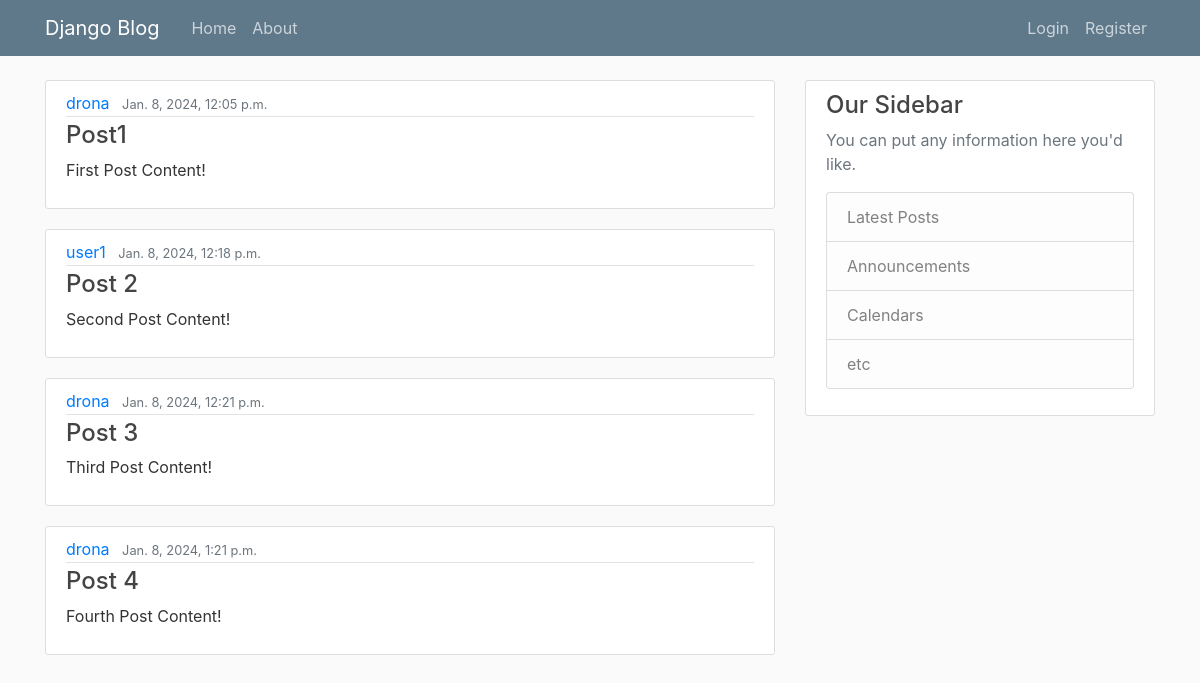
Before: / with the older database file.
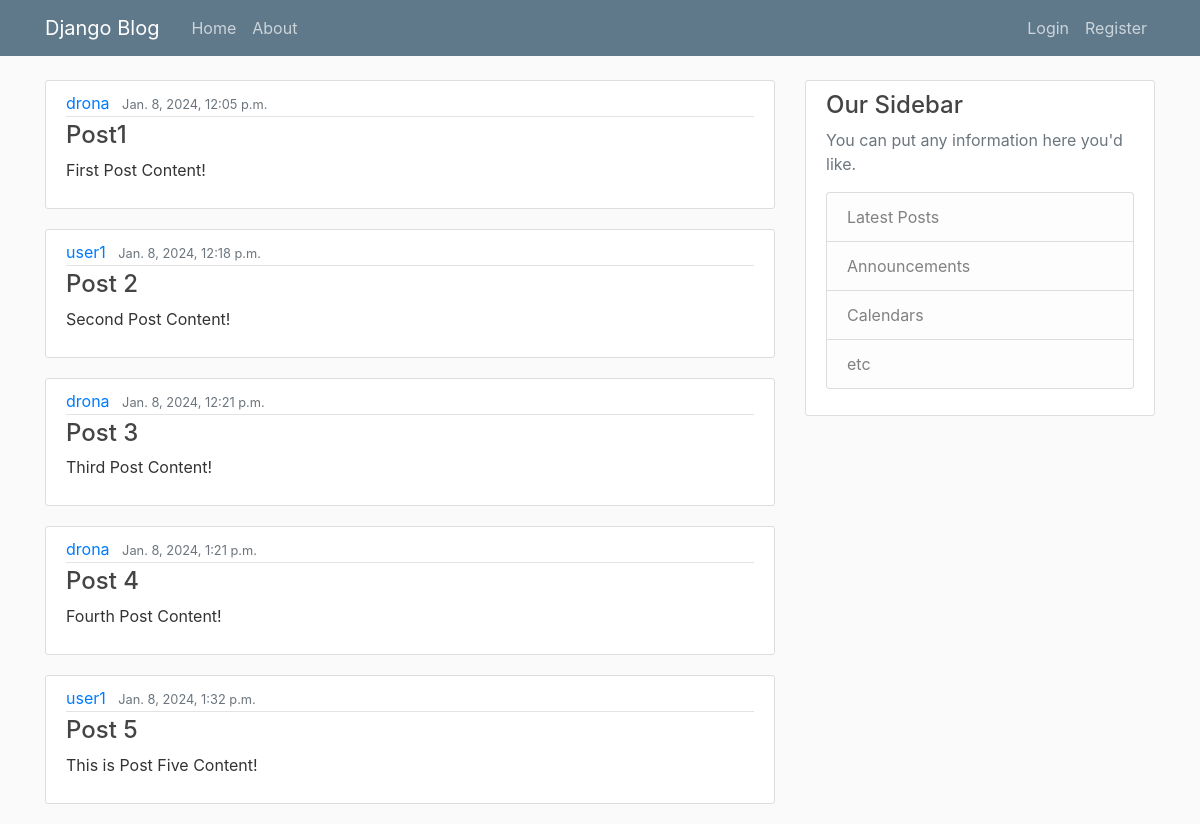
After: the same page with the newer database file.
### api/models.py (models this page shows, shortened)
class Post(models.Model):
    title = models.CharField(max_length=100)
    content = models.TextField()
    date_posted = models.DateTimeField(auto_now_add=True)
    author = models.ForeignKey(User, on_delete=models.CASCADE)

### api/views.py (the view)
# urls.py: path('', views.home, name='home'),
def home(request):
    context = {
        "posts": Post.objects.all(),
        'title': "Home"
    }
    return render(request, "api/home.html", context)

### api/templates/api/home.html
{% extends "api/template.html" %}
{% block content %}
    {% for post in posts %}
        <article class="media content-section">
            <div class="media-body">
            <div class="article-metadata">
                <a class="mr-2" href="#">{{ post.author }}</a>
                <small class="text-muted">{{ post.date_posted }}</small>
            </div>
            <h4><a class="article-title" href="#">{{ post.title }}</a></h4>
            <p class="article-content">{{ post.content }}</p>
            </div>
        </article>
    {%endfor %}
{% endblock content %}

Changed rows visible on the page:
added Post: author "user1", date_posted "Jan. 8, 2024, 1:32 p.m.", title "Post 5", content "This is Post Five Content!"
